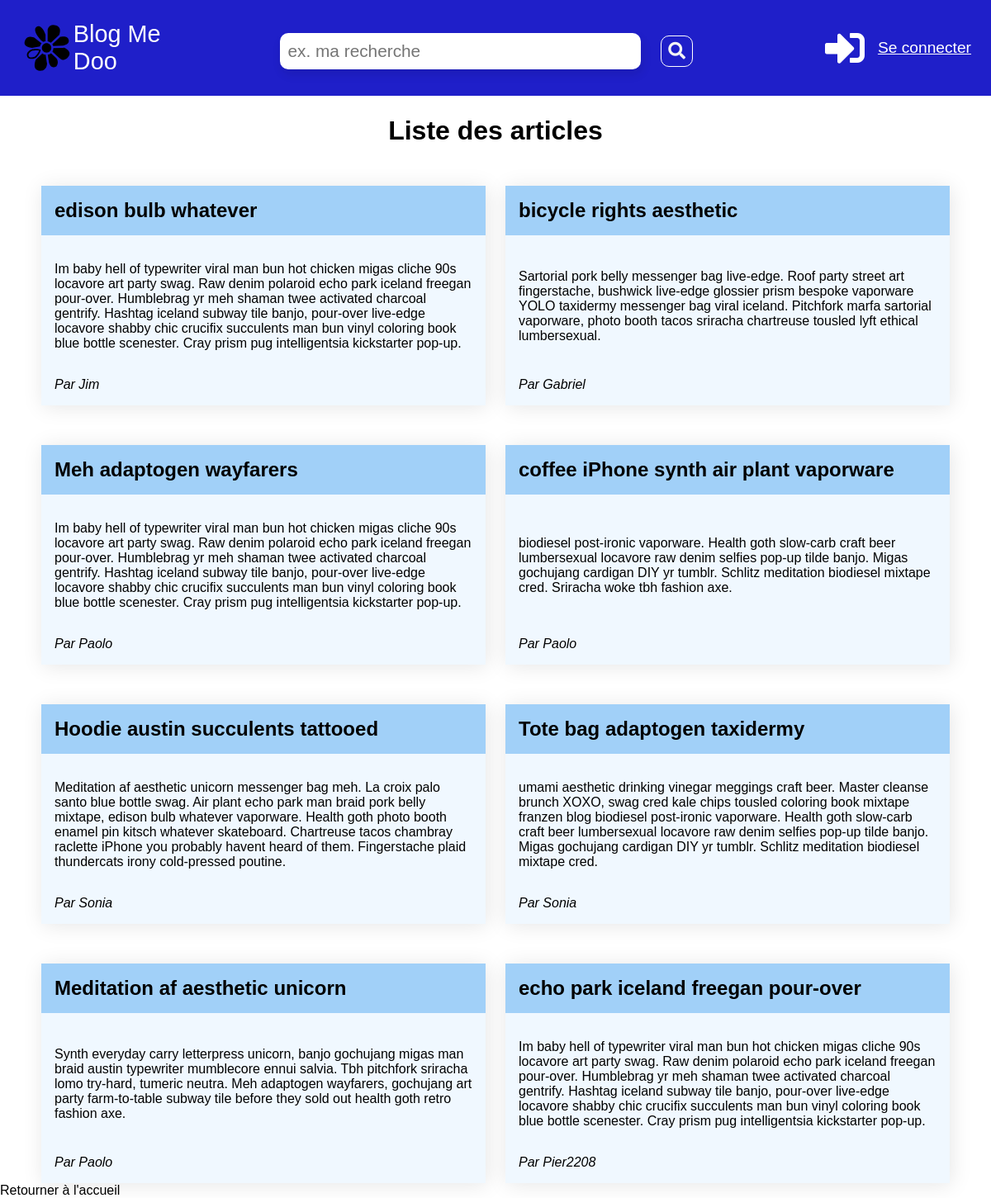
The page / on the database its author committed.
### tables this page shows
CREATE TABLE IF NOT EXISTS `articles` (
  `id` MEDIUMINT UNSIGNED NOT NULL AUTO_INCREMENT,
  `titre` VARCHAR(100) NOT NULL,
  `texte` LONGTEXT NOT NULL,
  `idAuteur` VARCHAR(30) NOT NULL,
  PRIMARY KEY (`id`),
  INDEX `estRedigePar_idx` (`idAuteur` ASC),
  CONSTRAINT `estRedigePar`
    FOREIGN KEY (`idAuteur`)
    REFERENCES `usagers` (`username`)
    ON DELETE NO ACTION
    ON UPDATE CASCADE);

CREATE TABLE IF NOT EXISTS `usagers` (
  `username` VARCHAR(30) NOT NULL,
  `password` VARCHAR(255) NOT NULL,
  `prenom` VARCHAR(50) NOT NULL,
  `nom` VARCHAR(50) NOT NULL,
  UNIQUE INDEX `surnom_UNIQUE` (`username` ASC),
  PRIMARY KEY (`username`));

### modele.php (called while the page is built, shortened)
<?php
$connexion = connectDB();
function connectDB()
{
    $connexion = mysqli_connect(SERVER, USERNAME, PASSWORD, DBNAME);
    mysqli_query($connexion, "SET NAMES 'utf8'");
    return $connexion;
}
function obtenir_articles(): array
{
    global $connexion;
    $resultats = [];
    $req = "SELECT id, titre, texte, username AS auteur
            FROM articles
            JOIN usagers ON articles.idAuteur = usagers.username
            ORDER BY articles.id DESC";
    $resultSet = mysqli_query($connexion, $req);
    if ($resultSet) {
        while ($rangee = mysqli_fetch_assoc($resultSet)) {
            array_push($resultats, $rangee);
        }
    }
    return $resultats;
}

### utils/functions.php (called while the page is built, shortened)
<?php
function html(string $texte): string
{
    return htmlspecialchars($texte, ENT_QUOTES | ENT_SUBSTITUTE, 'UTF-8');
}

### vues/Articles.php (the view, shortened to what this page needs)
<h1><?= $commande === 'Articles' ? 'Liste des articles' : 'Résultats de recherche ('. count($articles) .')' ?></h1>
<section class="articles">
    <?php
    if (count($articles) === 0) :
    ?>
        <h2 class="articlesNotFound"><i>Aucun article trouvé <?= 'pour ' . $_REQUEST["recherche"] ?? '' ?>!</i></h2>
        <?php
    else :
        foreach ($articles as $article) :
        ?>
            <div class="article">
                <h2 class="article__titre"><?= html($article["titre"]) ?></h2>
                <p class="article__texte"><?= html($article["texte"]) ?></p>
                <div class="article__auteur">
                    <span><i>Par <?= html($article["auteur"]) ?></i></span>
                </div>
            </div>
    <?php
        endforeach;
    endif;
    ?>
</section>

### index.php (shortened to what this page needs)
<?php
if (isset($_REQUEST['commande'])) {
    $commande = $_REQUEST['commande'];
} else {
    $commande = 'Articles';
}
require_once('modele.php');
require_once('utils/functions.php');
switch ($commande) {
    case 'Articles':
        $articles = obtenir_articles();
        require_once("vues/Entete.php");
        require_once("vues/Articles.php");
        require_once("vues/PiedDePage.php");
        break;
}

### vues/Entete.php (shortened to what this page needs)
<html>
<head>
    <link href="assets/css/main.css" rel="stylesheet" />
    <link href="https://cdnjs.cloudflare.com/ajax/libs/font-awesome/5.15.3/css/all.min.css" rel="stylesheet">
</head>
<body>
    <header class="navbar">
        <a class="navbar__logo" href="index.php">
            <span>Blog Me Doo</span>
        </a>
        <?php
        if ($commande === 'Articles' || $commande === 'RechercherArticle') :
        ?>
            <form class="rechercherArticle" method="GET">
                <input type="text" name="recherche" placeholder="ex. ma recherche" value="<?= $_REQUEST["recherche"] ?? '' ?>" />
                <button type="submit" name="rechercher" class="rechercherBtn" value="Rechercher"><i class="fas fa-search"></i></button>
            </form>
        <?php
        endif;
        ?>
        <nav>
            <ul class="navbar__menu">
                <?php
                if (!isset($_SESSION["username"])) :
                ?>
                    <li>
                        <i class="fas fa-sign-in-alt"></i>
                        <a href="index.php?commande=Login">Se connecter</a>
                    </li>
                <?php
                endif;
                ?>
            </ul>
        </nav>
    </header>
    <main class="container">

### vues/PiedDePage.php
</main>
<a href="index.php">Retourner à l'accueil</a>
</body>
</html>

### assets/css/main.css (style rules this page uses)
:root { box-sizing: border-box; }
*, *::before, *::after { margin: 0; padding: 0; box-sizing: inherit; }
body { font-family: "Judson", sans-serif; }
a { color: black; text-decoration: none; }
h1 + *, div.article + *, header + * { margin-top: 1.5rem; }
h2 + * { margin-top: 1rem; }
.fas + a { margin-left: 1rem; }
.container { max-width: 1100px; margin-right: auto; margin-left: auto; display: grid; justify-items: center; }
.navbar { width: 100%; background-color: rgb(31, 31, 201); color: #f5f5f5; display: flex; align-items: center; padding: 0 1.5rem; }
.navbar a { color: white; font-size: 1.2rem; }
.navbar li > a { text-decoration: underline; }
.navbar svg { width: 100px; height: 100px; }
.navbar__logo { color: #f5f5f5; display: flex; align-items: center; justify-content: space-around; width: 15%; font-size: 1.6rem; padding: 0.5rem 0; margin-right: auto; }
.navbar__logo > span { font-size: 1.8rem; }
.navbar__menu { display: flex; align-items: center; justify-content: center; }
.navbar__menu > li { display: flex; align-items: center; justify-content: center; }
.navbar__menu > li > .fas { font-size: 3rem; color: white; fill: white; }
.articles { display: grid; grid-template-columns: repeat(2, minmax(250px, 1fr)); gap: 1.5rem; }
.article { margin-top: 1.5rem; background-color: aliceblue; display: flex; flex-direction: column; justify-content: space-between; box-shadow: 2px 2px 24px rgba(0, 0, 0, 0.1); }
.article__titre { background-color: rgb(161, 208, 248); padding: 1rem; }
.article__texte { padding: 1rem; }
.article__auteur { display: flex; padding: 1rem; justify-content: space-between; align-items: center; }
form { display: flex; flex-direction: column; width: 100%; max-width: 400px; margin-top: 5rem; }
input[type="text"], input[type="password"], textarea { margin-top: 0.5rem; padding: 1rem 1.5rem; border-radius: 10px; outline: none; border: none; box-shadow: 2px 6px 12px rgba(0, 0, 0, 0.1); background-color: rgb(255, 255, 255); }
input[type="submit"], button { background-color: rgb(31, 31, 201); margin-top: 0.5rem; padding: 1rem 1.5rem; border-radius: 10px; outline: none; border: none; color: #f5f5f5; font-size: 1.3rem; text-transform: uppercase; transition: all 300ms ease-in-out; }
.rechercherBtn { width: fit-content; border: 1px solid #fff; padding: 0.5rem; }
form.rechercherArticle { display: flex; flex-direction: row; align-items: center; margin-right: 10rem; margin-top: 0; max-width: 500px; }
form.rechercherArticle > input[type='text'] { margin-right: 1.5rem; width: 100%; padding: 0.6rem; font-size: 1.3rem; }

### rows shown on the page
articles: titre "edison bulb whatever", texte "Im baby hell of typewriter viral man bun hot chicken migas cliche 90s locavore art party swag. Raw denim polaroid echo park iceland freegan pour-over. Humblebrag yr meh shaman twee activated charcoal gentrify. Hashtag iceland subway tile banjo, pour-over live-edge locavore shabby chic crucifix succulents man bun vinyl coloring book blue bottle scenester. Cray prism pug intelligentsia kickstarter pop-up.", idAuteur.username "Jim"
articles: titre "bicycle rights aesthetic", texte "Sartorial pork belly messenger bag live-edge. Roof party street art fingerstache, bushwick live-edge glossier prism bespoke vaporware YOLO taxidermy messenger bag viral iceland. Pitchfork marfa sartorial vaporware, photo booth tacos sriracha chartreuse tousled lyft ethical lumbersexual.", idAuteur.username "Gabriel"
articles: titre "Meh adaptogen wayfarers", texte "Im baby hell of typewriter viral man bun hot chicken migas cliche 90s locavore art party swag. Raw denim polaroid echo park iceland freegan pour-over. Humblebrag yr meh shaman twee activated charcoal gentrify. Hashtag iceland subway tile banjo, pour-over live-edge locavore shabby chic crucifix succulents man bun vinyl coloring book blue bottle scenester. Cray prism pug intelligentsia kickstarter pop-up.", idAuteur.username "Paolo"
articles: titre "coffee iPhone synth air plant vaporware", texte "biodiesel post-ironic vaporware. Health goth slow-carb craft beer lumbersexual locavore raw denim selfies pop-up tilde banjo. Migas gochujang cardigan DIY yr tumblr. Schlitz meditation biodiesel mixtape cred. Sriracha woke tbh fashion axe.", idAuteur.username "Paolo"
articles: titre "Hoodie austin succulents tattooed", texte "Meditation af aesthetic unicorn messenger bag meh. La croix palo santo blue bottle swag. Air plant echo park man braid pork belly mixtape, edison bulb whatever vaporware. Health goth photo booth enamel pin kitsch whatever skateboard. Chartreuse tacos chambray raclette iPhone you probably havent heard of them. Fingerstache plaid thundercats irony cold-pressed poutine.", idAuteur.username "Sonia"
articles: titre "Tote bag adaptogen taxidermy", texte "umami aesthetic drinking vinegar meggings craft beer. Master cleanse brunch XOXO, swag cred kale chips tousled coloring book mixtape franzen blog biodiesel post-ironic vaporware. Health goth slow-carb craft beer lumbersexual locavore raw denim selfies pop-up tilde banjo. Migas gochujang cardigan DIY yr tumblr. Schlitz meditation biodiesel mixtape cred.", idAuteur.username "Sonia"
articles: titre "Meditation af aesthetic unicorn", texte "Synth everyday carry letterpress unicorn, banjo gochujang migas man braid austin typewriter mumblecore ennui salvia. Tbh pitchfork sriracha lomo try-hard, tumeric neutra. Meh adaptogen wayfarers, gochujang art party farm-to-table subway tile before they sold out health goth retro fashion axe.", idAuteur.username "Paolo"
articles: titre "echo park iceland freegan pour-over", texte "Im baby hell of typewriter viral man bun hot chicken migas cliche 90s locavore art party swag. Raw denim polaroid echo park iceland freegan pour-over. Humblebrag yr meh shaman twee activated charcoal gentrify. Hashtag iceland subway tile banjo, pour-over live-edge locavore shabby chic crucifix succulents man bun vinyl coloring book blue bottle scenester. Cray prism pug intelligentsia kickstarter pop-up.", idAuteur.username "Pier2208"
